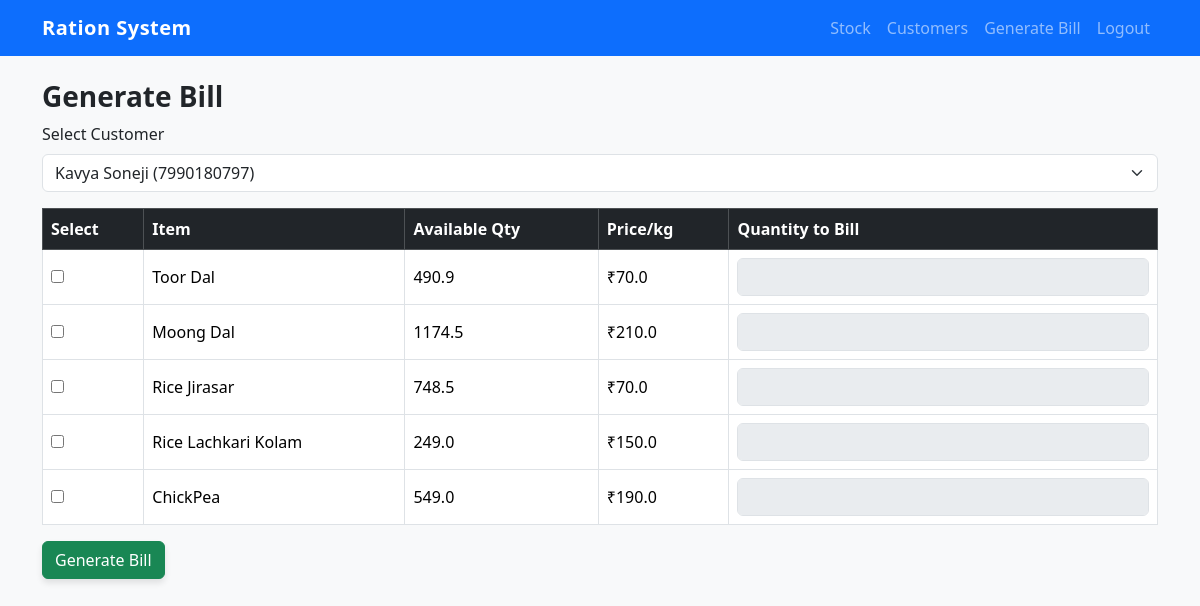
The page /generate_bill (signed in) on the database its author committed.
### app.py (models this page shows)
class Item(db.Model):
    id = db.Column(db.Integer, primary_key=True)
    name = db.Column(db.String(100), nullable=False)
    quantity = db.Column(db.Float, nullable=False)
    price_per_kg = db.Column(db.Float, nullable=False)

### app.py (the view, shortened to what this page needs)
@app.route('/generate_bill', methods=['GET', 'POST'])
def generate_bill():
    if 'vendor_id' not in session:
        return redirect(url_for('login'))
    customers = Customer.query.all()
    items = Item.query.all()
    return render_template('generate_bill.html', customers=customers, items=items)

### templates/generate_bill.html (shortened to what this page needs)
{% extends 'base.html' %}
{% block content %}
<h3>Generate Bill</h3>
<form method="post">
    <div class="mb-3">
        <label for="customer" class="form-label">Select Customer</label>
        <select name="customer" class="form-select" required>
            {% for customer in customers %}
            <option value="{{ customer.id }}">{{ customer.name }} ({{ customer.contact }})</option>
            {% endfor %}
        </select>
    </div>
    <table class="table table-bordered align-middle">
        <thead class="table-dark">
            <tr>
                <th>Select</th>
                <th>Item</th>
                <th>Available Qty</th>
                <th>Price/kg</th>
                <th>Quantity to Bill</th>
            </tr>
        </thead>
        <tbody>
            {% for item in items %}
            <tr>
                <td><input type="checkbox" name="item_id" value="{{ item.id }}" onclick="toggleInput(this)"></td>
                <td>{{ item.name }}</td>
                <td>{{ item.quantity }}</td>
                <td>₹{{ item.price_per_kg }}</td>
                <td><input type="number" name="quantity" step="0.1" class="form-control" disabled></td>
            </tr>
            {% endfor %}
        </tbody>
    </table>
    <button type="submit" class="btn btn-success">Generate Bill</button>
</form>
{% endblock %}

### static/style.css (style rules this page uses)
body { background-color: #f8f9fa; font-family: 'Segoe UI', sans-serif; }
h3 { color: #212529; font-weight: 600; }
table th, table td { vertical-align: middle; }
.btn-primary, .btn-success { box-shadow: 0 4px 6px rgba(0,0,0,0.1); font-weight: 500; }

### rows shown on the page
Item: name "Toor Dal", quantity "490.9", price_per_kg "70.0"
Item: name "Moong Dal", quantity "1174.5", price_per_kg "210.0"
Item: name "Rice Jirasar", quantity "748.5", price_per_kg "70.0"
Item: name "Rice Lachkari Kolam", quantity "249.0", price_per_kg "150.0"
Item: name "ChickPea", quantity "549.0", price_per_kg "190.0"

### other values the page prints
form field customer "Kavya Soneji (7990180797)"
